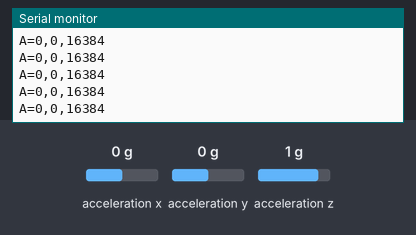
A sketch run on a simulated Arduino Uno, built with avr-gcc and run on an emulated ATmega328P. Shown: the last lines printed to the serial monitor. Wiring (inferred from the names in the program): MPU-6050 motion sensor at I2C address 0x68. Inputs (shaded band) come from the test bench; at power-on: acceleration x 0 g, acceleration y 0 g, acceleration z 1 g.

Above: at 1.2 s.
1.3 s: acceleration x set to -1.4 g
At 1.35 s:
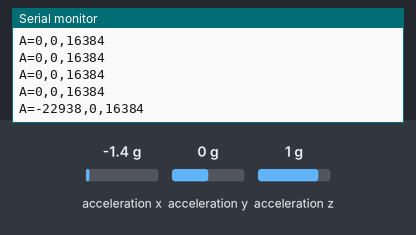
2.8 s: acceleration y set to -1.4 g
At 2.8 s:
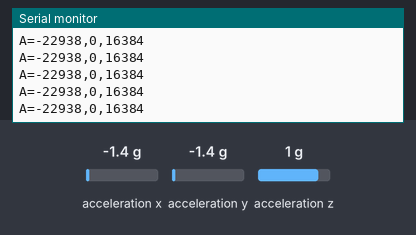
4.3 s: acceleration z set to -1.4 g
At 4.3 s:
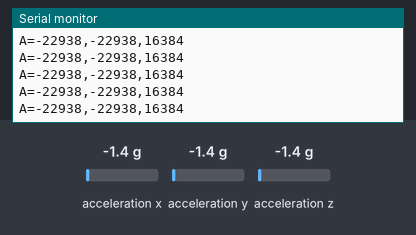

The sketch:

avr-mpu6050-asleep.ino
```cpp
// Arduino Uno + one MPU-6050 at 0x68 on Wire (SDA = A4, SCL = A5), read the
// way a first sketch often reads it: straight from ACCEL_XOUT_H, with
// PWR_MGMT_1 never written. The chip powers on asleep, so on the bench this
// prints zeros for as long as it runs, whatever way the board is held.
//
// Serial protocol (115200): BOOT, then once per loop "A=<x>,<y>,<z>" in
// counts.
//
// Rebuild: node project/board-buses-2026-09/harness/compile-fixture.mjs \
//   --fqbn arduino:avr:uno --out <this dir> <this dir>/avr-mpu6050-asleep.ino
#include <Wire.h>

#define MPU_ADDR 0x68

void setup() {
  Serial.begin(115200);
  Serial.println(F("BOOT"));
  Wire.begin();
}

void loop() {
  Wire.beginTransmission(MPU_ADDR);
  Wire.write(0x3B);
  Wire.endTransmission(false);
  Wire.requestFrom((uint8_t)MPU_ADDR, (uint8_t)6);
  int16_t ax = (Wire.read() << 8) | Wire.read();
  int16_t ay = (Wire.read() << 8) | Wire.read();
  int16_t az = (Wire.read() << 8) | Wire.read();
  Serial.print(F("A="));
  Serial.print(ax);
  Serial.print(',');
  Serial.print(ay);
  Serial.print(',');
  Serial.println(az);
  delay(50);
}
```

Measured:
- after the input at 1.3 s, the serial monitor: prints a new line at once (image 1)
